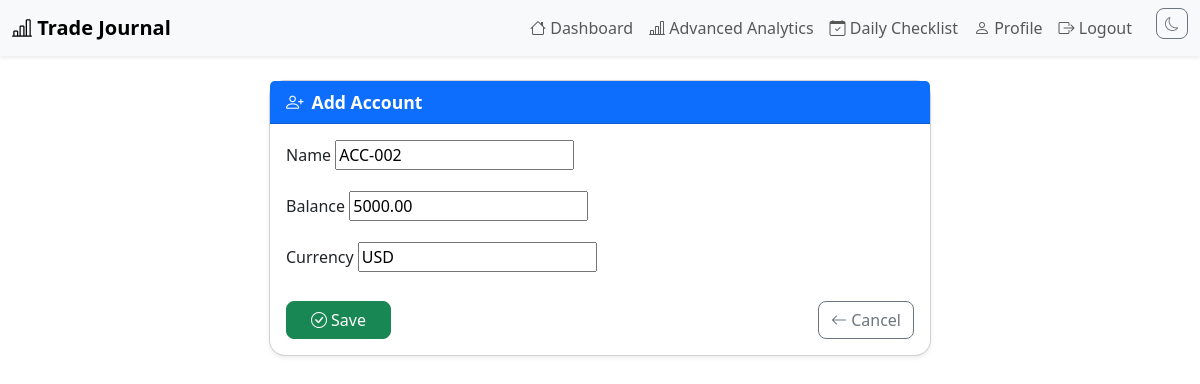
Page /accounts/9/edit/ (signed in) on the committed database.
### core/models.py (models this page shows, shortened)
class Account(models.Model):
    user = models.ForeignKey('User', on_delete=models.CASCADE, related_name='accounts')
    name = models.CharField(max_length=100)
    balance = models.DecimalField(max_digits=12, decimal_places=2)
    currency = models.CharField(max_length=10, default='USD')
    created_at = models.DateTimeField(auto_now_add=True)
    mt5_account_number = models.CharField(max_length=32, blank=True, null=True)
    mt5_server = models.CharField(max_length=128, blank=True, null=True)
    mt5_last_fetch = models.DateTimeField(blank=True, null=True)

### core/views.py (the view)
# urls.py: path('accounts/<int:pk>/edit/', views.account_edit_view, name='account_edit'),
@login_required
def account_edit_view(request, pk):
    account = get_object_or_404(Account, pk=pk, user=request.user)
    if request.method == 'POST':
        form = AccountForm(request.POST, instance=account)
        if form.is_valid():
            form.save()
            return redirect('dashboard')
    else:
        form = AccountForm(instance=account)
    return render(request, 'account_form.html', {'form': form, 'edit': True})

### core/forms.py (shortened to what this page needs)
class AccountForm(forms.ModelForm):
    class Meta:
        model = Account
        fields = ['name', 'balance', 'currency']

### core/templates/account_form.html (shortened to what this page needs)
{% extends 'base.html' %}
{% block content %}
<div class="container my-4">
  <div class="row justify-content-center">
    <div class="col-md-8 col-lg-7">
      <div class="card shadow-sm">
        <div class="card-header bg-primary text-white d-flex align-items-center">
          <i class="bi bi-person-plus me-2"></i> {% if account %}Edit Account{% else %}Add Account{% endif %}
        </div>
        <div class="card-body">
          <form method="post">
            {% for field in form %}
              <div class="mb-3">
                <label class="form-label">{{ field.label }}</label>
                {{ field }}
              </div>
            {% endfor %}
            <div class="d-flex justify-content-between align-items-center mt-4">
              <button type="submit" class="btn btn-success px-4"><i class="bi bi-check-circle me-1"></i>Save</button>
              <a href="{% url 'dashboard' %}" class="btn btn-outline-secondary"><i class="bi bi-arrow-left"></i> Cancel</a>
            </div>
          </form>
        </div>
      </div>
    </div>
  </div>
</div>
{% endblock %}

### core/templates/base.html (style rules this page uses)
body { background: var(--bs-body-bg, #f8f9fa); }
.container { max-width: 1200px; }
.card { border-radius: 0.75rem; }
.btn { border-radius: 0.5rem; }

### core/templates/account_form.html (style rules this page uses)
.card { border-radius: 1rem; box-shadow: 0 2px 16px 0 rgba(0,0,0,0.07); }
.card-header { border-top-left-radius: 1rem; border-top-right-radius: 1rem; font-size: 1.1rem; font-weight: 600; }
.form-label { font-weight: 500; }
.btn { border-radius: 0.5rem; }

### rows in the picture
Account: form "ACC-002" "5000.00" "USD"

### other values in the picture
{{ field.label }} "Name" "Balance" "Currency"
